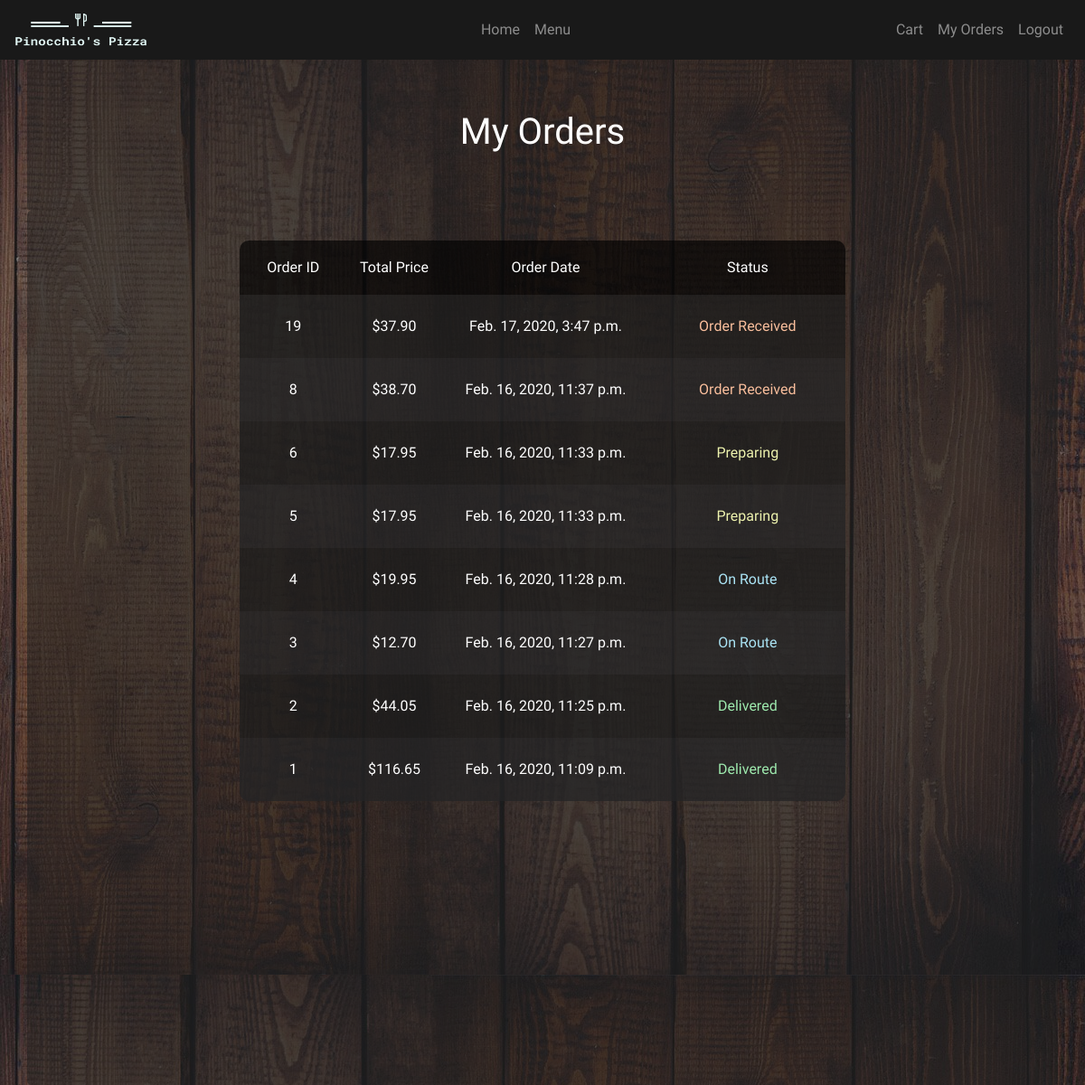
Screenshot of /myorders/ (signed in) with the database file from the repository.
### orders/models.py (models this page shows, shortened)
class Order(models.Model):
    STATUS = [
        ("Order Received", "Order Received"),
        ("Preparing", "Preparing"),
        ("On Route", "On Route"),
        ("Delivered", "Delivered"),
        ("None", ""),
    ]
    user = models.ForeignKey(User, on_delete=models.CASCADE, related_name="user_order")
    total = models.DecimalField(max_digits=6, decimal_places=2, blank=True, null=True)
    status = models.CharField(max_length=20, choices=STATUS, default="Order Received")
    date = models.DateTimeField(auto_now_add=True)

### orders/views.py (the view)
# urls.py: path("myorders/", views.myorders, name="myorders"),
def myorders(request):
    if request.user.is_staff:
        orders = Order.objects.all().order_by("-date")
    else:
        orders = Order.objects.filter(user_id=request.user.id).order_by("-date")
    return render(request, "orders/myorders.html", context={"orders": orders})

### orders/templates/orders/myorders.html (shortened to what this page needs)
{% extends "orders/base.html" %} {% load static %} {% block styles %}
<link rel="stylesheet" href="{% static 'css/myorders.css' %}" />
{% endblock %}{% block title %}My Orders{% endblock %} {% block body %}
<div class="container">
  <div class="row myorders1"><h1>My Orders</h1></div>
  <div class="row myorders2">
    <div class="col-md-8">
      {% if orders|length == 0 %}
      <h2>You currently don't have any orders.</h2>
      {% else %}
      <div class="limiter">
        <div class="container-table100">
          <div class="wrap-table100">
            <div class="table100">
              <table>
                <thead>
                  <tr class="table100-head">
                    <th class="column1">Order ID</th>
                    <th class="column2">Total Price</th>
                    <th class="column3">Order Date</th>
                    <th class="column4">Status</th>
                  </tr>
                </thead>
                {% for order in orders %}
                <tbody>
                  <tr>
                    <td class="column1">{{ order.id }}</td>
                    <td class="column2">${{ order.total }}</td>
                    <td class="column3">{{ order.date }}</td>
                    <td class="column4">{{ order.status }}</td>
                  </tr>
                </tbody>
                {% endfor %}
              </table>
            </div>
          </div>
        </div>
      </div>
      {% endif %} {% endblock %}

### orders/static/css/base.css (style rules this page uses)
body { background-image: url("../images/background2.jpg"); font-family: "Josefin Sans", sans-serif; }

### orders/static/css/myorders.css (style rules this page uses)
.container { justify-content: center; }
.myorders1 { justify-content: center; padding: 5% 0; background-color: rgba(31, 31, 31, 0.522); color: white; border-radius: 5px; }
.myorders2 { justify-content: center; padding: 0 0 15% 0; background-color: rgba(31, 31, 31, 0.522); color: white; border-radius: 5px; }
.received { color: #f9be9c; }
.preparing { color: #eef3ae; }
.onroute { color: #abe4f5; }
.delivered { color: #9eeaae; }
.limiter { width: 100%; margin: 0 auto; }
.container-table100 { width: 100%; min-height: 100vh; display: -webkit-box; display: -webkit-flex; display: -moz-box; display: -ms-flexbox; display: flex; align-items: flex-start; justify-content: center; flex-wrap: wrap; padding: 33px 30px; }
.wrap-table100 { width: 1170px; }
table { border-spacing: 1; border-collapse: collapse; border-radius: 10px; overflow: hidden; width: 100%; margin: 0 auto; position: relative; }
table * { position: relative; }
table td, table th { font-weight: 400; padding-left: 8px; }
table thead tr { height: 60px; background: rgba(0, 0, 0, 0.65); }
table tbody tr { height: 70px; background: rgba(36, 36, 37, 0.74); }
table tbody tr:last-child { border: 0; }
tbody:nth-child(even) tr { background: rgba(27, 27, 27, 0.74); }
.column1, .column2 { width: 100px; text-align: center; }
.column3, .column4 { width: 200px; text-align: center; }

### rows the page displays
Order: id "19", total "37.90", date "Feb. 17, 2020, 3:47 p.m.", status "Order Received"
Order: id "8", total "38.70", date "Feb. 16, 2020, 11:37 p.m.", status "Order Received"
Order: id "6", total "17.95", date "Feb. 16, 2020, 11:33 p.m.", status "Preparing"
Order: id "5", total "17.95", date "Feb. 16, 2020, 11:33 p.m.", status "Preparing"
Order: id "4", total "19.95", date "Feb. 16, 2020, 11:28 p.m.", status "On Route"
Order: id "3", total "12.70", date "Feb. 16, 2020, 11:27 p.m.", status "On Route"
Order: id "2", total "44.05", date "Feb. 16, 2020, 11:25 p.m.", status "Delivered"
Order: id "1", total "116.65", date "Feb. 16, 2020, 11:09 p.m.", status "Delivered"
